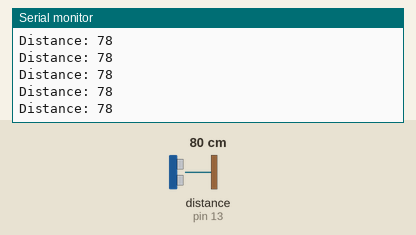
This sketch was run on a simulated Arduino Uno, built with avr-gcc and run on an emulated ATmega328P. On the bench: the last lines printed to the serial monitor. Wiring (inferred from the names in the program): ultrasonic range finder: trigger pin 12; echo pin 13. Inputs (shaded band) come from the test bench; at power-on: distance to the obstacle (sensor on pin 13) 80 cm. The echo pulse lasts 58.3 µs per cm.

Above: at 1.2 s.
1.3 s: distance to the obstacle (sensor on pin 13) set to 2 cm
At 1.8 s:
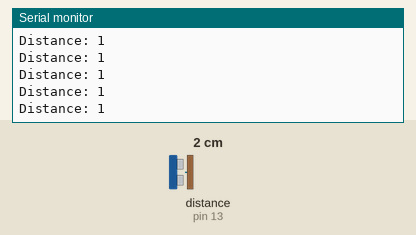
4.3 s: distance to the obstacle (sensor on pin 13) set to 120 cm
At 5.3 s:
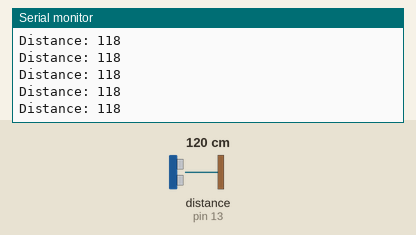
7.3 s: distance to the obstacle (sensor on pin 13) set to 4 cm
At 8.4 s:
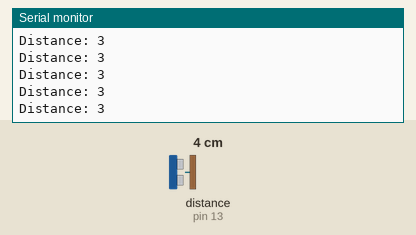
10.3 s: distance to the obstacle (sensor on pin 13) set to 18 cm
At 11.1 s:
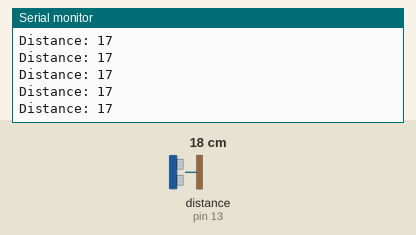
Timing chart, 0 to 13.3 s (numbered marks = the images above; inputs shaded):
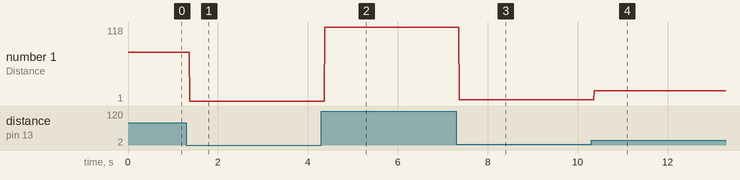

The sketch:

sonar.ino
```cpp
// defines pins numbers
const int trigPin = 12;
const int echoPin = 13;

// defines variables
long duration;
int distance;
int safetyDistance;


void setup() {
pinMode(trigPin, OUTPUT); // Sets the trigPin as an Output
pinMode(echoPin, INPUT); // Sets the echoPin as an Input
Serial.begin(9600); // Starts the serial communication
}


void loop() {
// Clears the trigPin
digitalWrite(trigPin, LOW);
delayMicroseconds(2);

// Sets the trigPin on HIGH state for 10 micro seconds
digitalWrite(trigPin, HIGH);
delayMicroseconds(10);
digitalWrite(trigPin, LOW);

// Reads the echoPin, returns the sound wave travel time in microseconds
duration = pulseIn(echoPin, HIGH);

// Calculating the distance
distance= duration*0.034/2;


// Prints the distance on the Serial Monitor
Serial.print("Distance: ");
Serial.println(distance);
}
```

Measured:
- after the input at 1.3 s, the serial monitor: prints a new line after 0.07 s (image 1)
- after the input at 4.3 s, the serial monitor: prints a new line after 0.08 s (image 2)
- after the input at 7.3 s, the serial monitor: prints a new line after 0.07 s (image 3)
- after the input at 10.3 s, the serial monitor: prints a new line after 0.07 s (image 4)
- plotted number 1: 78 → 1 after the input at 1.3 s, 1 → 118 after the input at 4.3 s, 118 → 3 after the input at 7.3 s, 3 → 1 after the input at 10.3 s
